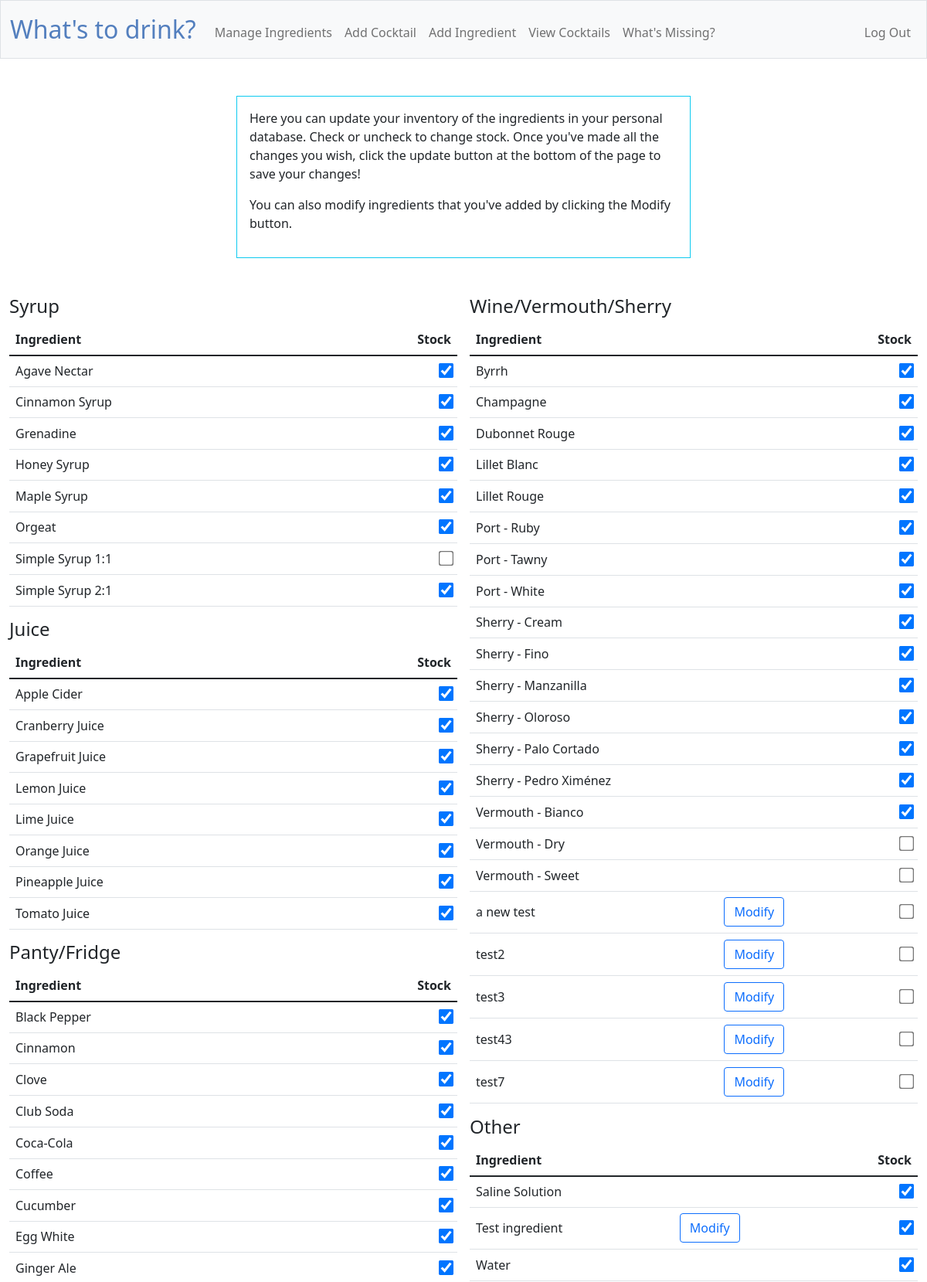
/manageingredients (signed in, upper part), run on the app's committed database.
### tables this page shows
CREATE TABLE common_ingredients (id INTEGER PRIMARY KEY AUTOINCREMENT NOT NULL, name TEXT NOT NULL, type TEXT, short_name TEXT);

### app.py (the view, shortened to what this page needs)
@app.route("/manageingredients", methods=["GET", "POST"])
@login_required
def manageingredients():
    if request.method =="GET":
        ingredients = db.execute("SELECT 'common' AS source, ci.id AS ingredient_id, ci.name, ci.type, cs.stock FROM common_ingredients ci LEFT JOIN common_stock cs ON ci.id = cs.ingredient_id AND cs.user_id = ? UNION SELECT 'user' AS source, i.id AS ingredient_id, i.name, i.type, i.stock FROM ingredients i WHERE i.user_id = ? ORDER BY name ASC", session["user_id"], session["user_id"])
        types = db.execute("SELECT DISTINCT type FROM common_ingredients")
        return render_template(
            "manageingredients.html", ingredients=ingredients, types=types
        )

### app.py (called while the page is built)
@app.after_request
def after_request(response):
    response.headers["Cache-Control"] = "no-cache, no-store, must-revalidate"
    response.headers["Expires"] = 0
    response.headers["Pragma"] = "no-cache"
    return response

### helpers.py (called while the page is built)
def login_required(f):
    @wraps(f)
    def decorated_function(*args, **kwargs):
        if session.get("user_id") is None:
            return redirect("/login")
        return f(*args, **kwargs)
    return decorated_function

### templates/manageingredients.html (shortened to what this page needs)
{% extends "layout.html" %}
{% block main %}
    <div class="center mb-5 border border-info p-3">
        <p>Here you can update your inventory of the ingredients in your personal database. Check or uncheck to change stock. Once you've made all the changes you wish, click the update button at the bottom of the page to save your changes!</p>
        <p>You can also modify ingredients that you've added by clicking the Modify button.</p>
    </div>
    <form action="/manageingredients" method="post">
        <div class="table-group mb-3">
        {% for type in types %}
            <div class="no-break">
                <h4>{{ type.type }}</h4>
                <table class="table table-hover">
                    <thead>
                        <tr>
                            <th class="left-text">Ingredient</th>
                            <th></th>
                            <th class="right-text">Stock</th>
                        </tr>
                    </thead>
                    <tbody>
                        {% for ingredient in ingredients %}
                            <tr>
                                {% if ingredient.type == type.type %}
                                    <td class="left-text">{{ ingredient.name }}</td>
                                    <td class="button-cell">
                                    {% if ingredient.source == 'user' %}
                                    <button class="btn btn-outline-primary" type="button" data-bs-toggle="modal" data-bs-target="#modifyModal" onclick="populateModal('{{ ingredient.name }}')">Modify</button></td>
                                    {% endif %}
                                    {% if ingredient.stock == "on" %}
                                    <td class="right-text">
                                        <input type="checkbox" id="stock_{{ ingredient.name }}" name="stock_{{ ingredient.name }}" checked>
                                    </td>
                                    {% else %}
                                    <td class="right-text">
                                        <input type="checkbox" id="stock_{{ ingredient.name }}" name="stock_{{ ingredient.name }}" unchecked>
                                    </td>
                                    {% endif %}
                                {% endif %}
                            </tr>
                        {% endfor %}
                    </tbody>
                </table>
            </div>
        {% endfor %}
        </div>
    </form>
{% endblock %}

### templates/layout.html (shortened to what this page needs)
<!DOCTYPE html>
<html lang="en">
    <head>
        <link href="https://cdn.jsdelivr.net/npm/bootstrap@5.1.3/dist/css/bootstrap.min.css" rel="stylesheet">
        <script src="https://code.jquery.com/jquery-3.7.1.js"></script>        <link href="/static/styles.css" rel="stylesheet">
    </head>
    <body>
        <nav class="bg-light border navbar navbar-expand-md navbar-light">
            <div class="container-fluid">
                <a class="navbar-brand" href="/whatstodrink"><span class="blue">What's to drink?</span></a>
                <div class="collapse navbar-collapse" id="navbar">
                    {% if session["user_id"] %}
                        <ul class="navbar-nav me-auto mt-2">
                            <li class="nav-item"><a class="nav-link" href="/manageingredients">Manage Ingredients</a></li>
                            <li class="nav-item"><a class="nav-link" href="/addcocktail">Add Cocktail</a></li>
                            <li class="nav-item"><a class="nav-link" href="/addingredient">Add Ingredient</a></li>
                            <li class="nav-item"><a class="nav-link" href="/viewcocktails">View Cocktails</a></li>
                            <li class="nav-item"><a class="nav-link" href="/missingone">What's Missing?</a></li>
                        </ul>
                        <ul class="navbar-nav ms-auto mt-2">
                            <li class="nav-item"><a class="nav-link" href="/logout">Log Out</a></li>
                        </ul>
                    {% else %}
                        <ul class="navbar-nav ms-auto mt-2">
                            <li class="nav-item"><a class="nav-link" href="/register">Register</a></li>
                            <li class="nav-item"><a class="nav-link" href="/login">Log In</a></li>
                        </ul>
                    {% endif %}
                </div>
            </div>
        </nav>
        <main class="container-fluid py-5">
            {% block main %}{% endblock %}
        </main>
    </body>
</html>

### static/styles.css (style rules this page uses)
.center { margin: auto; width: 50%; padding: 10px; }
nav .navbar-brand { font-size: xx-large; }
nav .navbar-brand .blue { color: #537fbe; }
table { background-color: transparent; margin-left: auto; margin-right: auto; margin-bottom: 1rem; width: 350px; }
table th, table td { padding: 0.75rem; vertical-align: middle; }
input[type=checkbox] { transform: scale(1.5); margin-left: 1rem; }
.no-break { break-inside: avoid-column; }
.table-group { column-count: 6; column-width: 400px; }
.blue { color: #537fbe; }
.right-text { text-align: right; }
.left-text { text-align: left; }

### data on the page
common_ingredients: name "Agave Nectar"
common_ingredients: name "Cinnamon Syrup"
common_ingredients: name "Grenadine"
common_ingredients: name "Honey Syrup"
common_ingredients: name "Maple Syrup"
common_ingredients: name "Orgeat"
common_ingredients: name "Simple Syrup 1:1"
common_ingredients: name "Simple Syrup 2:1"
common_ingredients: name "Apple Cider"
common_ingredients: name "Cranberry Juice"
common_ingredients: name "Grapefruit Juice"
common_ingredients: name "Lemon Juice"
common_ingredients: name "Lime Juice"
common_ingredients: name "Orange Juice"
common_ingredients: name "Pineapple Juice"
common_ingredients: name "Tomato Juice"
common_ingredients: name "Black Pepper"
common_ingredients: name "Cinnamon"
common_ingredients: name "Clove"
common_ingredients: name "Club Soda"
common_ingredients: name "Coca-Cola"
common_ingredients: name "Coffee"
common_ingredients: name "Cucumber"
common_ingredients: name "Egg White"
common_ingredients: name "Ginger Ale"
common_ingredients: name "Byrrh"
common_ingredients: name "Champagne"
common_ingredients: name "Dubonnet Rouge"
common_ingredients: name "Lillet Blanc"
common_ingredients: name "Lillet Rouge"
common_ingredients: name "Port - Ruby"
common_ingredients: name "Port - Tawny"
common_ingredients: name "Port - White"
common_ingredients: name "Sherry - Cream"
common_ingredients: name "Sherry - Fino"
common_ingredients: name "Sherry - Manzanilla"
common_ingredients: name "Sherry - Oloroso"
common_ingredients: name "Sherry - Palo Cortado"
common_ingredients: name "Sherry - Pedro Ximénez"
common_ingredients: name "Vermouth - Bianco"
common_ingredients: name "Vermouth - Dry"
common_ingredients: name "Vermouth - Sweet"
common_ingredients: name "Saline Solution"
common_ingredients: name "Water"

### other printed values
{{ type.type }} "Syrup" "Juice" "Panty/Fridge" "Wine/Vermouth/Sherry" "Other"
{{ ingredient.name }} "a new test" "test2" "test3" "test43" "test7" "Test ingredient"
